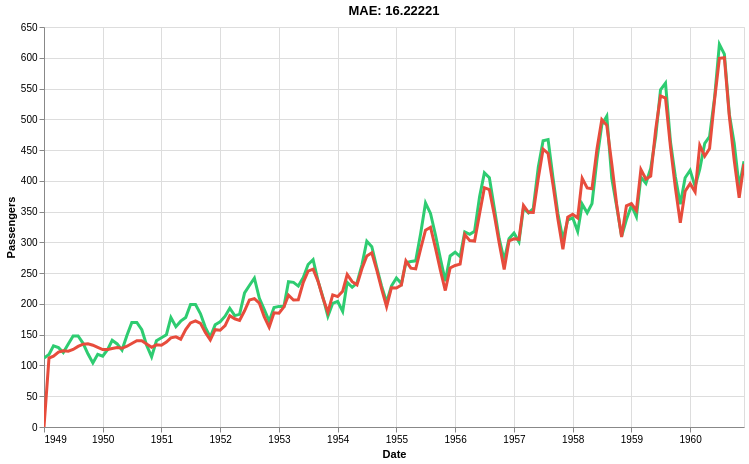

Here is the notebook cell this chart was saved with:
### Markdown cell above
Now let's try and capture the monthly trend by one-hot encoding the month name.

### Code cell
import calendar


def get_month(x):
    return {
        calendar.month_name[month]: month == x['month'].month
        for month in range(1, 13)
    }
    

model = compose.Pipeline(
    ('features', compose.TransformerUnion(
        ('ordinal_date', compose.FuncTransformer(get_ordinal_date)),
        ('month', compose.FuncTransformer(get_month)),
    )),
    ('scale', preprocessing.StandardScaler()),
    ('lin_reg', linear_model.LinearRegression(intercept_lr=0))
)

model = preprocessing.TargetStandardScaler(regressor=model)

evaluate_model(model)

### Figure 1 — Vega-Lite specification as saved in the notebook (floating-point values rounded to 4 significant figures; data arrays with more than 128 entries replaced by an {"elided": "..."} marker saying what was removed)
{"config": {"view": {"continuousWidth": 300, "continuousHeight": 300}}, "layer": [{"mark": {"type": "line", "color": "#2ecc71", "strokeWidth": 3}, "encoding": {"x": {"field": "Date", "title": "Date", "type": "temporal"}, "y": {"field": "Ground truth", "title": "Passengers", "type": "quantitative"}}, "name": "view_c91b5dca34c536c4_0"}, {"mark": {"type": "line", "color": "#e74c3c", "strokeWidth": 3}, "encoding": {"x": {"field": "Date", "title": "Date", "type": "temporal"}, "y": {"field": "Prediction", "type": "quantitative"}}}], "data": {"name": "data-2d6575801822a004038f35816d80d845"}, "height": 400, "params": [{"name": "param_1e9efca18e7a2868", "select": {"type": "interval", "encodings": ["x", "y"]}, "bind": "scales", "views": ["view_c91b5dca34c536c4_0"]}], "title": "MAE: 16.22221", "width": 700, "$schema": "https://vega.github.io/schema/vega-lite/v6.1.0.json", "datasets": {"data-2d6575801822a004038f35816d80d845": {"elided": "144 records"}}}
